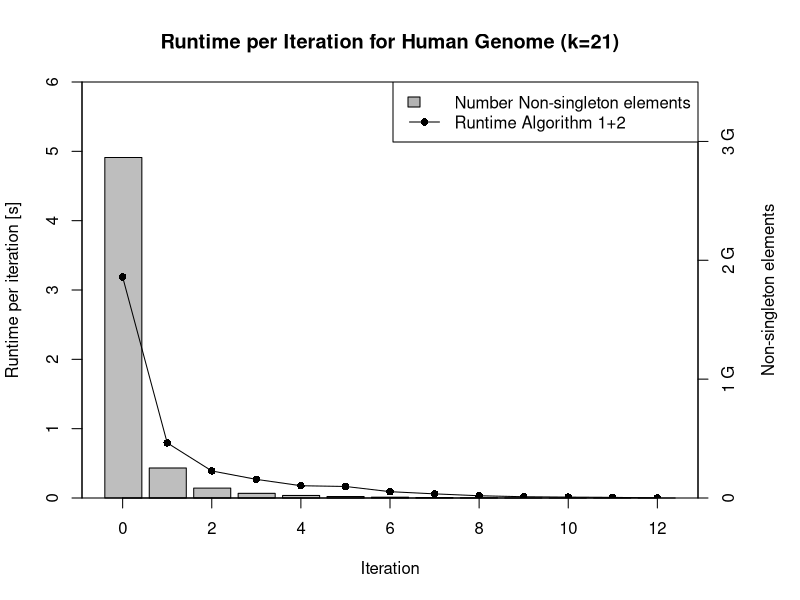

This figure's R source:

#require(reshape2)
#require(ggplot2)

data <- read.csv("../size_time_iterations_k21.tsv", sep="\t", header=TRUE)

#d <- melt(data, id=c("i"))

# for PDF output:
pdf("iterations_k21.pdf", width=6.2, height=4.4)


par(mar=c(5,4,4,5)+.1)
barplot(data$n, axes=FALSE, ylim=c(0,3500000000))
axis(4, 1000000000*c(0, 1, 2, 3), c("0", "1 G", "2 G" , "3 G"))
mtext("Non-singleton elements", side=4, line=3)
par(new=TRUE)
plot(data$i, data$time/1000,
    xlim=c(-.4,12.4), ylim=c(0,6),
    type="o", lty=1, pch=16, yaxs="i",
    xlab="Iteration", ylab="Runtime per iteration [s]",
    main="Runtime per Iteration for Human Genome (k=21)")
#lines(data$i, data$algo1/1000, type="o", lty=1, pch=15)
legend("topright",
       c("Number Non-singleton elements", "Runtime Algorithm 1+2"),
       fill=c("grey70", "white"),lty=c(NA, 1),
       border=c("black", "white"), pch=c(NA,16))

# write PDF
dev.off()
